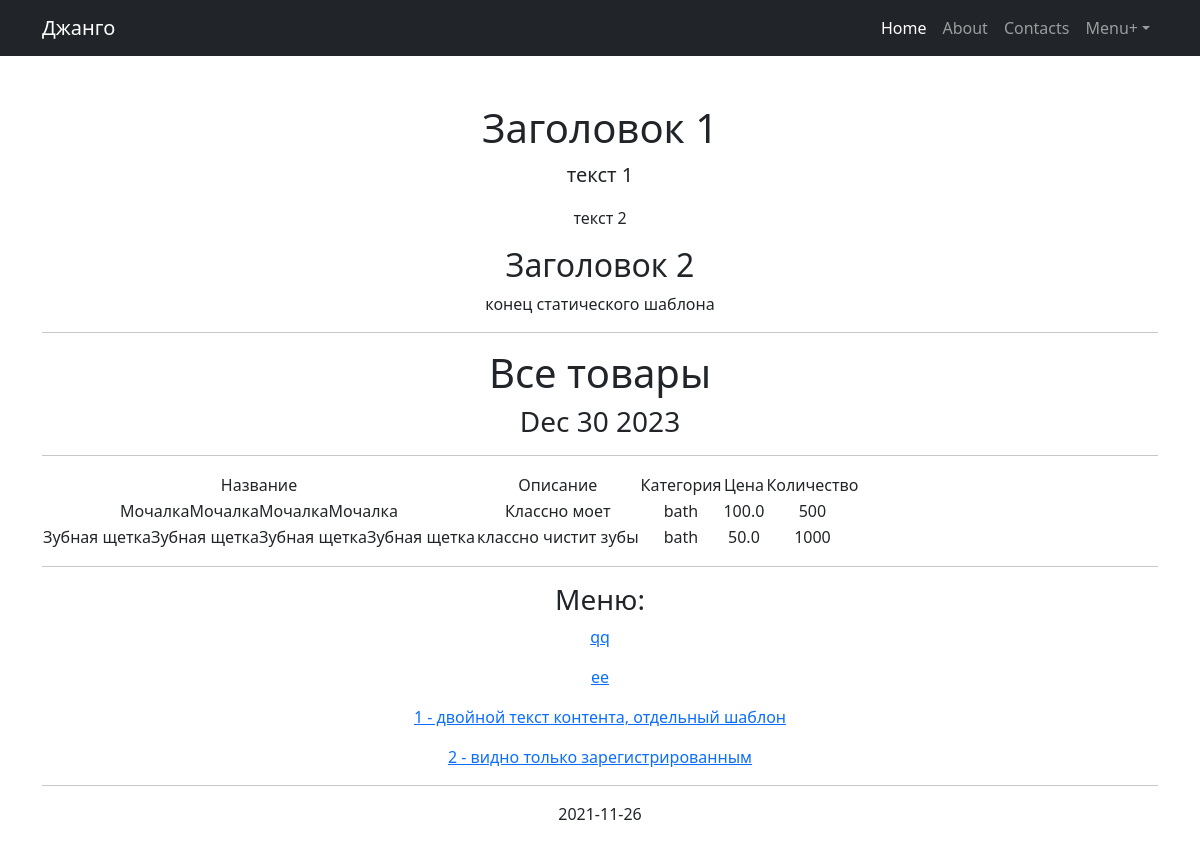
Screenshot of /products/ with the database file from the repository.
### simpleapp/models.py (models this page shows, shortened)
class Product(models.Model):
    name = models.CharField(
        max_length=50,
        unique=True,
    )
    description = models.TextField()
    quantity = models.IntegerField(
        validators=[MinValueValidator(0)],
    )
    category = models.ForeignKey(
        to='Category',
        on_delete=models.CASCADE,
        related_name='products',
    )
    price = models.FloatField(
        validators=[MinValueValidator(0.0)],
    )

class Category(models.Model):
    name = models.CharField(max_length=100, unique=True)

### simpleapp/views.py (the view)
# urls.py: path('', ProductsList.as_view()),
class ProductsList(ListView):
    model = Product
    template_name = 'products.html'
    context_object_name = 'products'
    queryset = Product.objects.order_by('-id')
    def get_context_data(self, **kwargs):
        context = super().get_context_data(**kwargs)
        context['time_now'] = datetime.utcnow()
        context[
            'value1'] = None
        return context

### simpleapp/templatetags/my_filters.py (called while the page is built)
@register.filter(name='multiply')
def multiply(value, arg):
    if isinstance(value, str) and isinstance(arg, int):  # проверяем, что value — это точно строка, а arg — точно число, чтобы не возникло курьёзов
        return str(value) * arg
    else:
        raise ValueError(f'Нельзя умножить {type(value)} на {type(arg)}')  #  в случае, если кто-то неправильно воспользовался нашим тегом, выводим ошибку

### templates/products.html (shortened to what this page needs)
{% extends 'flatpages/default.html' %}
{% load my_filters %}
{% block content %}
    <h1>Все товары</h1>
    <h3>{{ time_now|date:'M d Y' }}</h3>
    <hr>
    {% if products %}
        <table>
            <tr>
                <td>
                    Название
                </td>
                <td>
                    Описание
                </td>
                <td>
                    Категория
                </td>
                <td>
                    Цена
                </td>
                <td>
                    Количество
                </td>
            </tr>
        {% for product in products %}
            <tr>
                <td>
                    {{ product.name|multiply:4 }}
                </td>
                <td>
                    {{ product.description|truncatewords:4 }}
                </td>
                <td>
                    {{ product.category.name }}
                </td>
                <td>
                    {{ product.price }}
                </td>
                <td>
                    {{ product.quantity }}
                </td>
            </tr>
        {% endfor %}
        </table>
    {% else %}
        <h2>Товаров нет!</h2>
    {% endif %}
{% endblock content %}

### templates/flatpages/default.html (shortened to what this page needs)
<!DOCTYPE html>
<html lang="en">
    <head>
         {% load static %}
        <link href="{% static 'css/styles.css' %}" rel="stylesheet" />
    </head>
    <body>
        <nav class="navbar navbar-expand-lg navbar-dark bg-dark">
            <div class="container">
                <a class="navbar-brand" href="/">Джанго</a>
                <div class="collapse navbar-collapse" id="navbarSupportedContent">
                    <ul class="navbar-nav ms-auto mb-2 mb-lg-0">
                        <li class="nav-item"><a class="nav-link active" aria-current="page" href="/">Home</a></li>
                        <li class="nav-item"><a class="nav-link" href="/about/">About</a></li>
                        <li class="nav-item"><a class="nav-link" href="/contact/">Contacts</a></li>
                        <li class="nav-item dropdown">
                            <a class="nav-link dropdown-toggle" id="navbarDropdown" href="#" role="button" data-bs-toggle="dropdown" aria-expanded="false">Menu+</a>
                        </li>
                    </ul>
                </div>
            </div>
        </nav>
        <div class="container">
            <div class="text-center mt-5">
                <h1>Заголовок 1</h1>
                <p class="lead">текст 1</p>
                <p>текст 2</p>
                <h2>Заголовок 2</h2>
                <p>конец статического шаблона</p>
                <hr>
    {% block content %}{% endblock content %}
<hr>
<h3>Меню:</h3>
<p><a href="/about/">qq</a></p>
<p><a href="/contact/">ee</a></p>
<p><a href="/1/">1 - двойной текст контента, отдельный шаблон</a></p>
<p><a href="/2/">2 - видно только зарегистрированным</a></p>
<hr />
<p>2021-11-26</p>
            </div>
        </div>
    </body>
</html>

### rows the page displays
Product: name|multiply "МочалкаМочалкаМочалкаМочалка", description "Классно моет", category.name "bath", price "100.0", quantity "500"
Product: name|multiply "Зубная щеткаЗубная щеткаЗубная щеткаЗубная щетка", description "классно чистит зубы", category.name "bath", price "50.0", quantity "1000"

### other values shown
{{ time_now|date:'M d Y' }} "Dec 30 2023"
